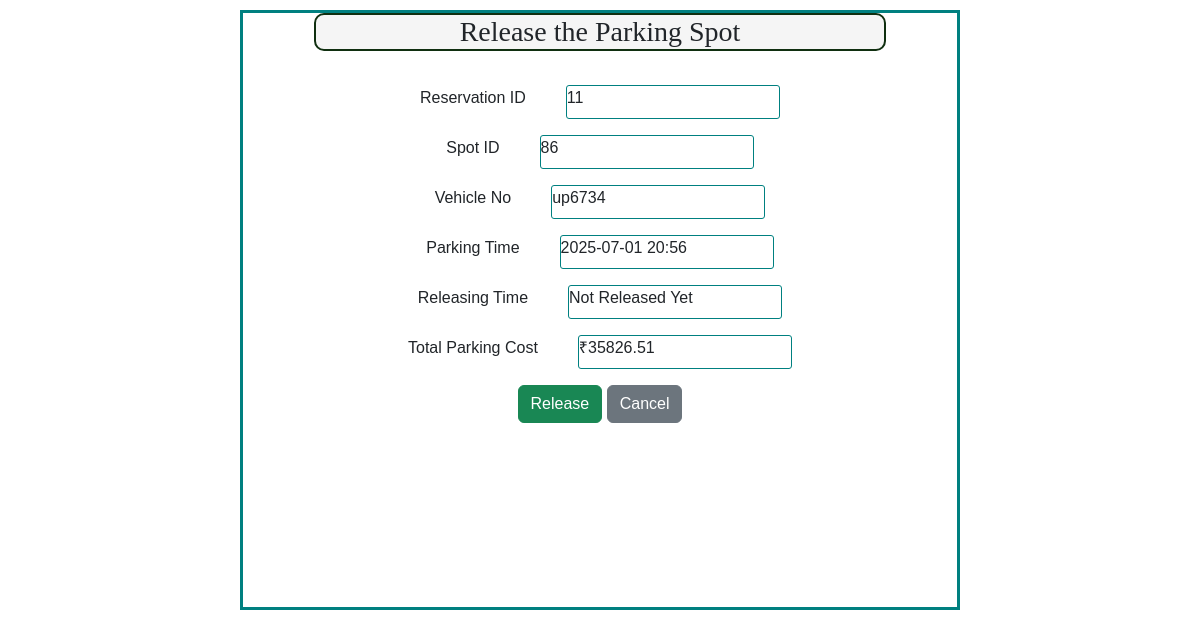
/release_parking/11 (signed in), run on the app's committed database.
### application/models.py (models this page shows)
class ReserveParkingSpot(db.Model):
    __tablename__ = 'reserve_parking_spot'
    res_spot_id = db.Column(db.Integer, primary_key=True)
    user_id = db.Column(db.Integer, db.ForeignKey('user.user_id'), nullable=False)
    spot_id = db.Column(db.Integer, db.ForeignKey('parking_spot.spot_id'), nullable=False)
    vehicle_no = db.Column(db.String(20), nullable=False)
    parking_time = db.Column(db.DateTime, nullable=False)
    leaving_time = db.Column(db.DateTime, nullable=True)
    parking_cost_unit_time = db.Column(db.Integer, nullable=False)

### application/controller.py (the view)
@app.route("/release_parking/<int:res_id>", methods=["GET"])
def Ureleaseparkingspot(res_id):
    reservation = ReserveParkingSpot.query.get_or_404(res_id)
    spot = ParkingSpot.query.get_or_404(reservation.spot_id)
    lot = ParkingLot.query.get_or_404(spot.lot_id)
    if reservation.leaving_time:
        flash("This spot is already released.", "info")
        return redirect(url_for("Udashboard"))
    release_time = datetime.now()
    duration = (release_time - reservation.parking_time).total_seconds() / 3600
    cost_per_hour = lot.price
    total_cost = round(duration * cost_per_hour, 2)
    return render_template(
        "Ureleaseparkingspot.html",
        reservation=reservation,
        spot=spot,
        lot=lot,
        release_time=release_time.strftime("%Y-%m-%d %H:%M"),
        total_cost=total_cost
    )

### templates/Ureleaseparkingspot.html (shortened to what this page needs)
<!DOCTYPE html>
<html lang="en">
<head>
    <link href="https://cdn.jsdelivr.net/npm/bootstrap@5.3.6/dist/css/bootstrap.min.css" rel="stylesheet"
>
    <link rel="stylesheet" href="/static/style.css">
</head>
<body>
    <div>
        <div id="parking-body" class="body-font">
            <h3 class="center heading-font heading-box">Release the Parking Spot</h3>
            <br>
            <form method="POST" action="{{ url_for('Uconfirmrelease', res_id=reservation.res_spot_id) }}">
                <div class="mb-3 displaybox">
                    <div class="form-label center">Reservation ID</div>
                    <div class="databox">{{ reservation.res_spot_id }}</div>
                </div>
                <div class="mb-3 displaybox">
                    <div class="form-label">Spot ID</div>
                    <div class="databox">{{ reservation.spot_id }}</div>
                </div>
                <div class="mb-3 displaybox">
                    <div class="form-label">Vehicle No</div>
                    <div class="databox">{{ reservation.vehicle_no }}</div>
                </div>
                <div class="mb-3 displaybox">
                    <div class="form-label">Parking Time</div>
                    <div class="databox">
                        {{ reservation.parking_time.strftime('%Y-%m-%d %H:%M') }}
                    </div>
                </div>
                <div class="mb-3 displaybox">
                    <div class="form-label">Releasing Time</div>
                    <div class="databox">
                        {% if reservation.leaving_time %}
                            {{ reservation.leaving_time.strftime('%Y-%m-%d %H:%M') }}
                        {% else %}
                            Not Released Yet
                        {% endif %}
                    </div>
                </div>
                <div class="mb-3 displaybox">
                    <div class="form-label">Total Parking Cost</div>
                    <div class="databox">
                        {% if total_cost is defined %}
                            ₹{{ total_cost }}
                        {% else %}
                            N/A
                        {% endif %}
                    </div>
                </div>
                <div class="center">
                    <button type="submit" class="btn btn-success">Release</button>
                    <a href="{{ url_for('Udashboard') }}" class="btn btn-secondary">Cancel</a>
                </div>
            </form>
        </div>
    </div>
</body>
</html>

### static/style.css (style rules this page uses)
.center { text-align: center; }
a { text-decoration: none; color:darkslategrey; }
#parking-body { border: 3px solid teal; height: 600px; width: 60%; margin: auto; margin-top:10px; }
.heading-font { font-family: cursive; }
.body-font { font-family:'Gill Sans', 'Gill Sans MT', Calibri, 'Trebuchet MS', sans-serif; }
.heading-box { text-align: center; border: 2px solid rgb(16, 47, 16); width: 80%; border-radius: 10px; margin: auto; margin-bottom: 10px; background-color: whitesmoke; }
.databox { border: 1px solid teal; width: 30%; height: 34px; border-radius: 3px; }
.displaybox { display: flex; gap: 40px; align-items: center; flex-direction: row; justify-content: center; }

### data on the page
ReserveParkingSpot: res_spot_id "11", spot_id "86", vehicle_no "up6734", parking_time "2025-07-01 20:56"

### other printed values
{{ total_cost }} "35826.51"
